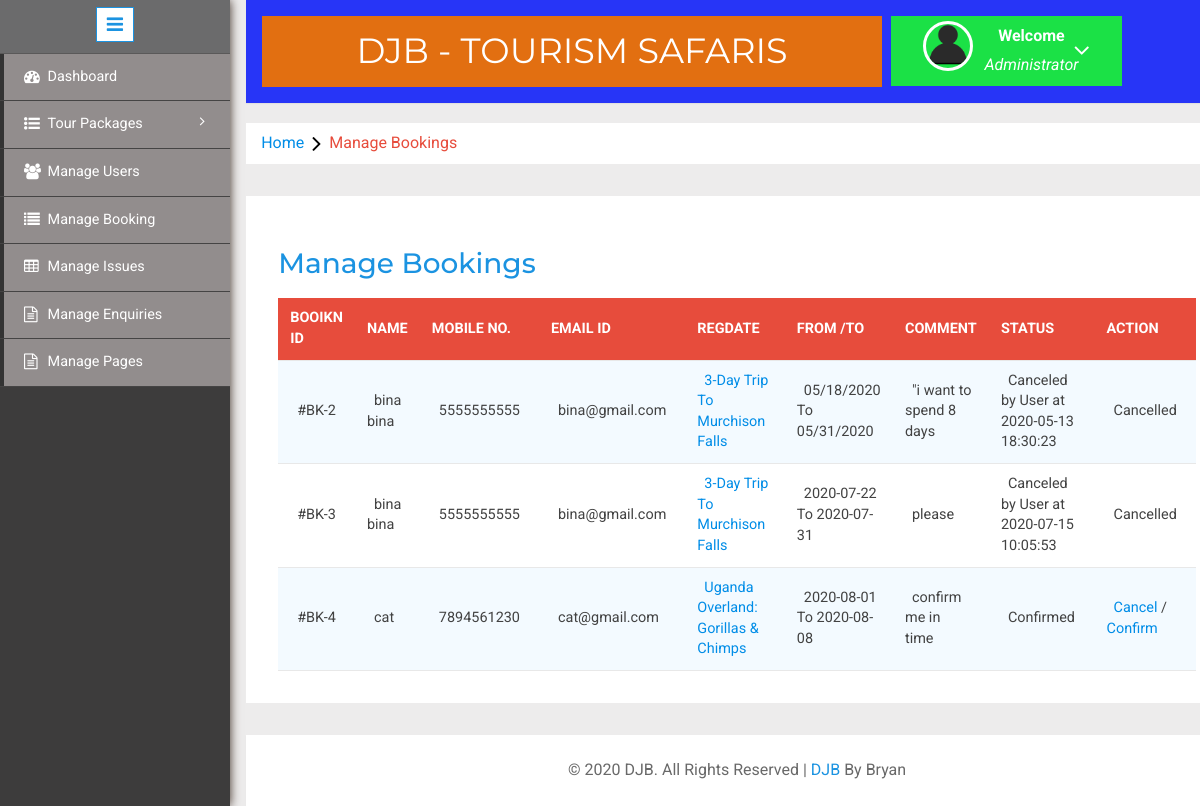
/admin/manage-bookings.php (signed in), run on the app's committed database.
### tables this page shows
CREATE TABLE `tblusers` (
  `id` int(11) NOT NULL,
  `FullName` varchar(100) DEFAULT NULL,
  `MobileNumber` char(10) DEFAULT NULL,
  `EmailId` varchar(70) DEFAULT NULL,
  `Password` varchar(100) DEFAULT NULL,
  `RegDate` timestamp NULL DEFAULT CURRENT_TIMESTAMP,
  `UpdationDate` timestamp NULL DEFAULT NULL ON UPDATE CURRENT_TIMESTAMP
);

CREATE TABLE `tblbooking` (
  `BookingId` int(11) NOT NULL,
  `PackageId` int(11) DEFAULT NULL,
  `UserEmail` varchar(100) DEFAULT NULL,
  `FromDate` varchar(100) DEFAULT NULL,
  `ToDate` varchar(100) DEFAULT NULL,
  `Comment` mediumtext,
  `RegDate` timestamp NULL DEFAULT CURRENT_TIMESTAMP,
  `status` int(11) DEFAULT NULL,
  `CancelledBy` varchar(5) DEFAULT NULL,
  `UpdationDate` timestamp NULL DEFAULT NULL ON UPDATE CURRENT_TIMESTAMP
);

CREATE TABLE `tbltourpackages` (
  `PackageId` int(11) NOT NULL,
  `PackageName` varchar(200) DEFAULT NULL,
  `PackageType` varchar(150) DEFAULT NULL,
  `PackageLocation` varchar(100) DEFAULT NULL,
  `PackagePrice` int(11) DEFAULT NULL,
  `PackageFetures` varchar(255) DEFAULT NULL,
  `PackageDetails` mediumtext,
  `PackageImage` varchar(100) DEFAULT NULL,
  `Creationdate` timestamp NULL DEFAULT CURRENT_TIMESTAMP,
  `UpdationDate` timestamp NULL DEFAULT NULL ON UPDATE CURRENT_TIMESTAMP
);

### admin/manage-bookings.php (the view, shortened to what this page needs)
<?php
include('includes/config.php');
if(strlen($_SESSION['alogin'])==0)
	{
header('location:index.php');
}
else{
	?>
<!DOCTYPE HTML>
<html>
<head>
<link href="css/bootstrap.min.css" rel='stylesheet' type='text/css' />
<link href="css/style.css" rel='stylesheet' type='text/css' />
<link rel="stylesheet" href="css/morris.css" type="text/css"/>
<link href="css/font-awesome.css" rel="stylesheet">
<link rel="stylesheet" type="text/css" href="css/table-style.css" />
<link rel="stylesheet" type="text/css" href="css/basictable.css" />
<link rel="stylesheet" href="css/icon-font.min.css" type='text/css' />
</head>
<body>
   <div class="page-container">
<div class="left-content">
	   <div class="mother-grid-inner">
				<?php include('includes/header.php');?>
				</div>
<ol class="breadcrumb">
                <li class="breadcrumb-item"><a href="index.html">Home</a><i class="fa fa-angle-right"></i>Manage Bookings</li>
            </ol>
<div class="agile-grids">
				<div class="agile-tables">
					<div class="w3l-table-info">
					  <h2>Manage Bookings</h2>
					    <table id="table">
						<thead>
						  <tr>
						  <th>Booikn id</th>
							<th>Name</th>
							<th>Mobile No.</th>
							<th>Email Id</th>
							<th>RegDate </th>
							<th>From /To </th>
							<th>Comment </th>
							<th>Status </th>
							<th>Action </th>
						  </tr>
						</thead>
						<tbody>
<?php $sql = "SELECT tblbooking.BookingId as bookid,tblusers.FullName as fname,tblusers.MobileNumber as mnumber,tblusers.EmailId as email,tbltourpackages.PackageName as pckname,tblbooking.PackageId as pid,tblbooking.FromDate as fdate,tblbooking.ToDate as tdate,tblbooking.Comment as comment,tblbooking.status as status,tblbooking.CancelledBy as cancelby,tblbooking.UpdationDate as upddate from tblusers join  tblbooking on  tblbooking.UserEmail=tblusers.EmailId join tbltourpackages on tbltourpackages.PackageId=tblbooking.PackageId";
$query = $dbh -> prepare($sql);
$query->execute();
$results=$query->fetchAll(PDO::FETCH_OBJ);
$cnt=1;
if($query->rowCount() > 0)
{
foreach($results as $result)
{				?>
						  <tr>
							<td>#BK-<?php echo htmlentities($result->bookid);?></td>
							<td><?php echo htmlentities($result->fname);?></td>
							<td><?php echo htmlentities($result->mnumber);?></td>
							<td><?php echo htmlentities($result->email);?></td>
							<td><a href="update-package.php?pid=<?php echo htmlentities($result->pid);?>"><?php echo htmlentities($result->pckname);?></a></td>
							<td><?php echo htmlentities($result->fdate);?> To <?php echo htmlentities($result->tdate);?></td>
								<td><?php echo htmlentities($result->comment);?></td>
								<td><?php if($result->status==0)
{
echo "Pending";
}
if($result->status==1)
{
echo "Confirmed";
}
if($result->status==2 and $result->cancelby=='u')
{
echo "Canceled by User at " .$result->upddate;
}
?></td>
<?php if($result->status==2)
{
	?><td>Cancelled</td>
<?php } else {?>
<td><a href="manage-bookings.php?bkid=<?php echo htmlentities($result->bookid);?>" onclick="return confirm('Do you really want to cancel booking')" >Cancel</a> / <a href="manage-bookings.php?bckid=<?php echo htmlentities($result->bookid);?>" onclick="return confirm('Do you really want to cancel booking')" >Confirm</a></td>
<?php }?>
						  </tr>
						 <?php $cnt=$cnt+1;} }?>
						</tbody>
					  </table>
					</div>
			</div>
<?php include('includes/footer.php');?>
</div>
</div>
						<?php include('includes/sidebarmenu.php');?>
							</div>
</body>
</html>
<?php } ?>

### admin/css/table-style.css (style rules this page uses)
table { background: white; border-collapse: collapse; margin: 1.25em 0 0; width: 100%; }
table tr, table th, table td { border: none; border-bottom: 1px solid #e8e8e8; font-size: .95em; }
table th, table td { padding: 10px 12px; text-align: left; }
table th { background: #e74c3c; color: #fff; text-transform: uppercase; }
table tr td { background: #f3faff; color: #424242; }
table tr:nth-of-type(2n+2) td { background: #ffffff; }
table { width: 100%; }

### data on the page
tblusers: tblbooking.BookingId "2", FullName "bina bina", MobileNumber "5555555555", EmailId "bina@gmail.com", tbltourpackages.PackageName "3-Day Trip To Murchison Falls", tblbooking.FromDate "05/18/2020", tblbooking.ToDate "05/31/2020", tblbooking.Comment "\"i want to spend 8 days", tblbooking.UpdationDate "2020-05-13 18:30:23", shows "Cancelled", tblbooking.BookingId "3", tblbooking.FromDate "2020-07-22", tblbooking.ToDate "2020-07-31", tblbooking.Comment "please", tblbooking.UpdationDate "2020-07-15 10:05:53"
tblusers: tblbooking.BookingId "4", FullName "cat", MobileNumber "7894561230", EmailId "cat@gmail.com", tbltourpackages.PackageName "Uganda Overland: Gorillas & Chimps", tblbooking.FromDate "2020-08-01", tblbooking.ToDate "2020-08-08", tblbooking.Comment "confirm me in time", shows "Confirmed"
